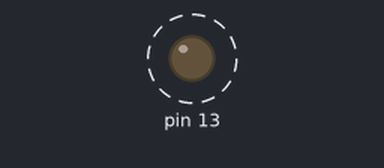
Simulated run of this sketch. Board: Arduino Uno, built with avr-gcc and run on an emulated ATmega328P. On the bench: output pins drawn as LEDs (lit = HIGH). Dashed ring = blinking.

Above: at 0.03 s.
Timing chart, 0 to 3.0 s (numbered marks = the images above):
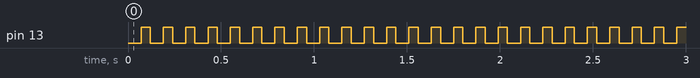

Measured:
- by itself, pin 13: alternates HIGH for 0.05 s and LOW for 0.07 s

The sketch:

__1.ino
```cpp
void setup( ) { //setup 잘 적기
	pinMode(13, OUTPUT);
}
void loop ( ) {
	digitalWrite(13, LOW);
  	delay(70);
  	digitalWrite(13, HIGH);
  	delay(50);
}
```
